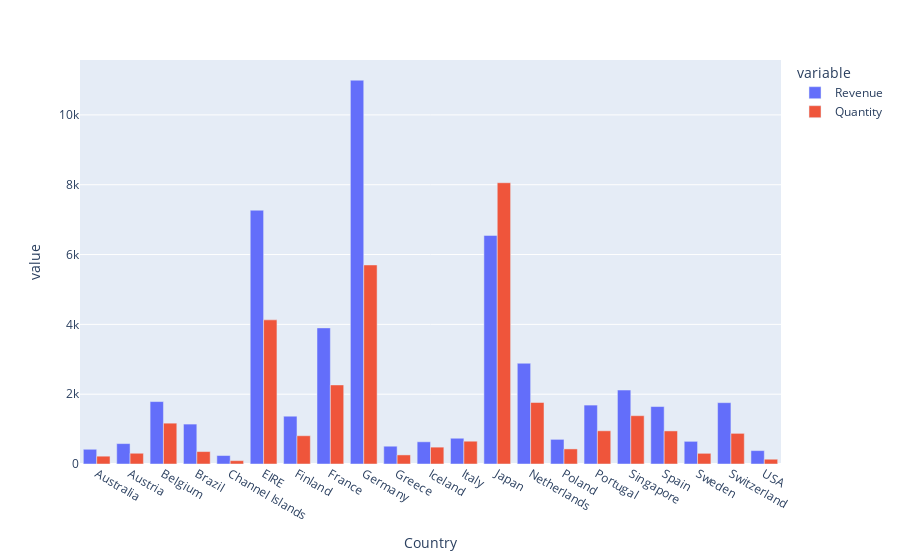

The code cell stored with this chart in its notebook:
### Code cell
px.bar(data_frame=no_uk, y=['Revenue','Quantity'],barmode='group')

### Figure 1 — Plotly figure (JSON) as saved in the notebook; plotly's stock layout.template omitted (floating-point values rounded to 4 significant figures)
{"data": [{"alignmentgroup": "True", "hovertemplate": "variable=Revenue<br>Country=%{x}<br>value=%{y}<extra></extra>", "legendgroup": "Revenue", "marker": {"color": "#636efa", "pattern": {"shape": ""}}, "name": "Revenue", "offsetgroup": "Revenue", "orientation": "v", "showlegend": true, "textposition": "auto", "type": "bar", "x": ["Australia", "Austria", "Belgium", "Brazil", "Channel Islands", "EIRE", "Finland", "France", "Germany", "Greece", "Iceland", "Italy", "Japan", "Netherlands", "Poland", "Portugal", "Singapore", "Spain", "Sweden", "Switzerland", "USA"], "xaxis": "x", "y": [421.6, 584.8, 1788.0, 1144.0, 243, 7270.0, 1369.0, 3899.0, 10990.0, 509.7, 636.2, 737.8, 6548.0, 2887.0, 705.8, 1688.0, 2119.0, 1646.0, 649.1, 1757.0, 383.9], "yaxis": "y"}, {"alignmentgroup": "True", "hovertemplate": "variable=Quantity<br>Country=%{x}<br>value=%{y}<extra></extra>", "legendgroup": "Quantity", "marker": {"color": "#EF553B", "pattern": {"shape": ""}}, "name": "Quantity", "offsetgroup": "Quantity", "orientation": "v", "showlegend": true, "textposition": "auto", "type": "bar", "x": ["Australia", "Austria", "Belgium", "Brazil", "Channel Islands", "EIRE", "Finland", "France", "Germany", "Greece", "Iceland", "Italy", "Japan", "Netherlands", "Poland", "Portugal", "Singapore", "Spain", "Sweden", "Switzerland", "USA"], "xaxis": "x", "y": [224, 308, 1170, 356, 96, 4129, 810, 2265, 5702, 260, 483, 653, 8058, 1762, 432, 951, 1384, 948, 306, 878, 137], "yaxis": "y"}], "layout": {"barmode": "group", "legend": {"title": {"text": "variable"}, "tracegroupgap": 0}, "margin": {"t": 60}, "xaxis": {"anchor": "y", "domain": [0, 1], "title": {"text": "Country"}}, "yaxis": {"anchor": "x", "domain": [0, 1], "title": {"text": "value"}}}}
